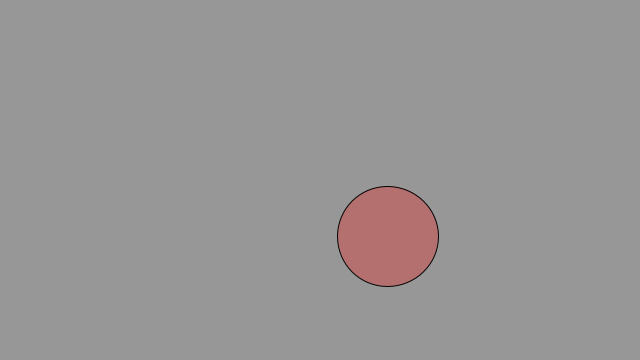
Frame 1 (no input)
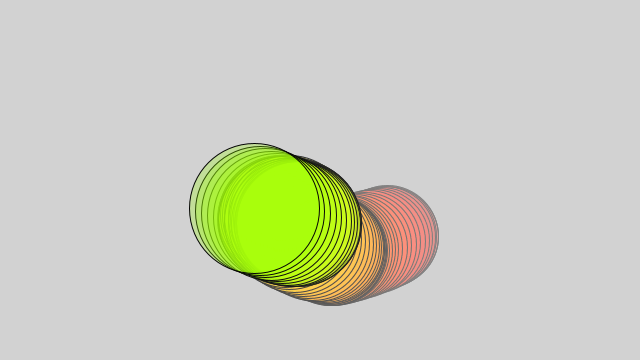
Frame 60 (the mouse pressed at the canvas centre just before this capture)
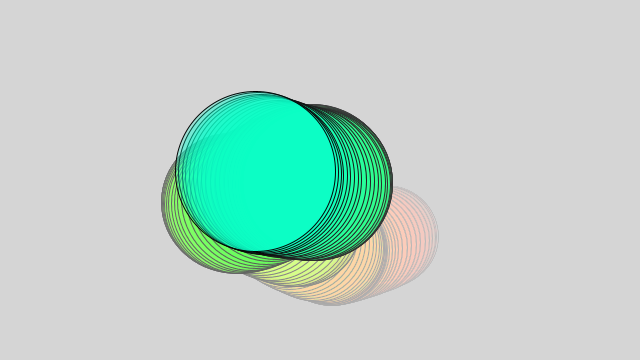
Frame 120 (the mouse held since frame 60 and released just before this capture)

The Processing sketch that drew these frames (run headless with seeded random() and noise(); from frame 60 on, the mouse is pressed at the canvas centre):

// Processing sketch: processing_166830
// ── processing_166830.pde

////////////////////////////////////////////
//  random walker
////////////////////////////////////////////
 
Walker w;
 float tx, ty; //パーリンノイズ用
int mouseFlag;
/////
void setup(){
  size(640,360);
  mouseFlag = 0;
  colorMode(HSB);    //色指定はHSBモード
  w = new Walker();  // オブジェクト w の生成
    background(150);
 
}
/////
void draw(){
 
  w.step();          //オブジェクト w に歩かせる
  w.display();       //オブジェクト w に自分を表示してもらう
/*  if(mouseFlag == 3)
  {
    w.display2();
  }*/
   fill(255,0,255,3);
     ellipse(width/2, height/2 , 1000,1000);
    
} 
/////
///// クラス定義
class Walker{
  float x;      //状態変数
  float y;      //状態変数
    float x2;      //状態変数
  float y2;      //状態変数
 
  float okisa;
  
  Walker(){
    tx = 0;
    ty = 10000;
    okisa = 100; 
  }
  void display(){ //表示用メソッド
    fill(tx*100%256,255,255,70);  //色指定
    
    ellipse(x, y, okisa, okisa);     //円を描画
  }
  
   void display2(){ //表示用メソッド
    fill(tx*100%256,255,255);  //色指定
    ellipse(x2, y2, okisa, okisa);     //円を描画
  }
  
  void step(){    //「歩く」メソッド
    x = map(noise(tx), 0, 1, 0, width);  //パーリンノイズ
    y = map(noise(ty), 0, 1, 0, height); //パーリンノイズ
     x2 = map(noise(tx*2), 0, 1, 0, width);  //パーリンノイズ
    y2 = map(noise(ty*2), 0, 1, 0, height); //パーリンノイズ
    tx += 0.01;
    ty += 0.01;

    if(mouseFlag == 0)
    {
      okisa += 0.5;
    }
    else if(okisa < 0)
    {
      okisa = 0;
    }
    else if(mouseFlag == 1)
    {
      okisa -= 0.5;
    }
    else if(okisa > 100)
   {
    okisa = 100;
   } 
   else if(mouseFlag == 2)
   {
     okisa = random(40);
   }
   else 
   {
   }

     
   

  }
}



void keyPressed() {
  if(key ==  'z' ){
    mouseFlag = 3;  
  }
   if(key ==  'x' ){
    
  }
}

void mousePressed(){
if( mouseButton == LEFT ) {
   //左ボタンが押されたときの処理
   mouseFlag = 0;
} else if( mouseButton == CENTER ) {
   //中央ボタンが押されたときの処理
   mouseFlag = 2;
} else if( mouseButton == RIGHT ) {
   //右ボタンが押されたときの処理
  mouseFlag = 1;
  }
} 
/////
